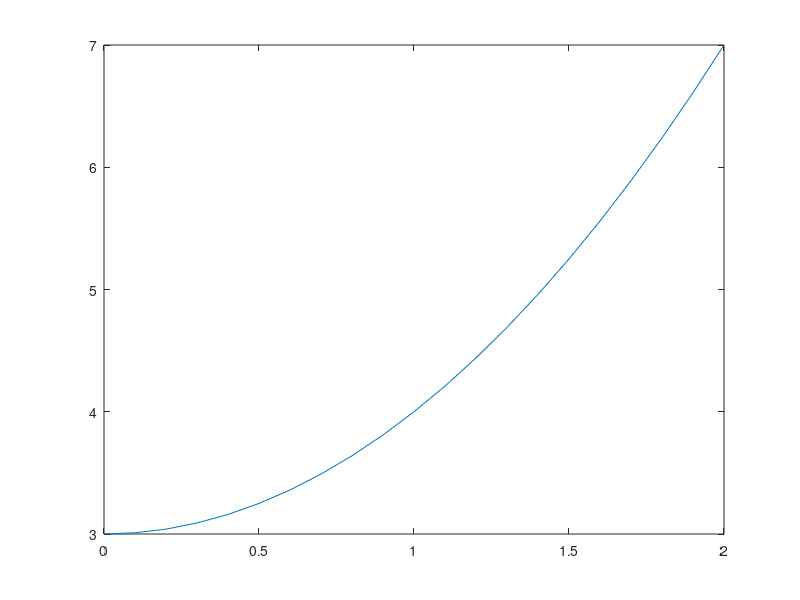
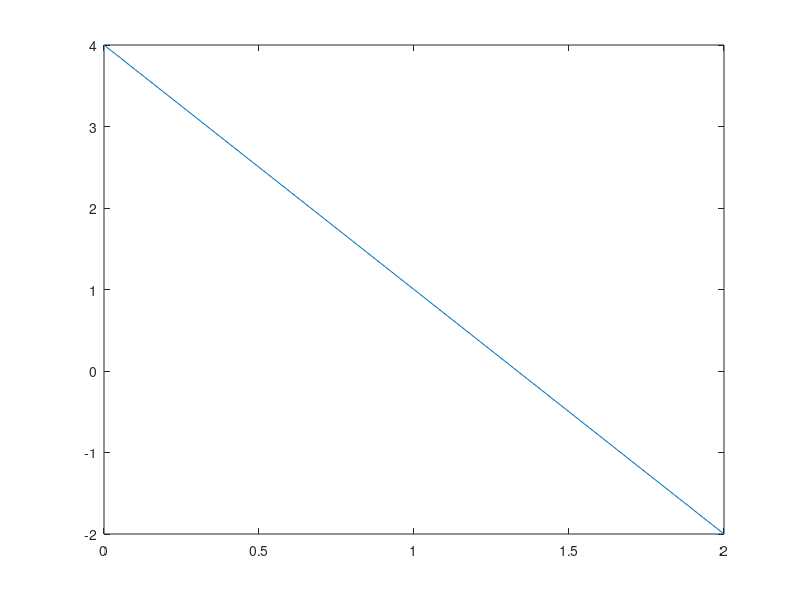

The MATLAB script that drew these images, in order:
f1 = @(x)(x.*x + 3);
f2 = @(x,y)(2*y - x);
x = 0:0.1:2;
y = 2:-0.1:0; 
fr1 = f1(x); 
fr2 = f2(x,y); 
plot(x,fr1); 
figure;
plot(x,fr2); 
clear all; 
